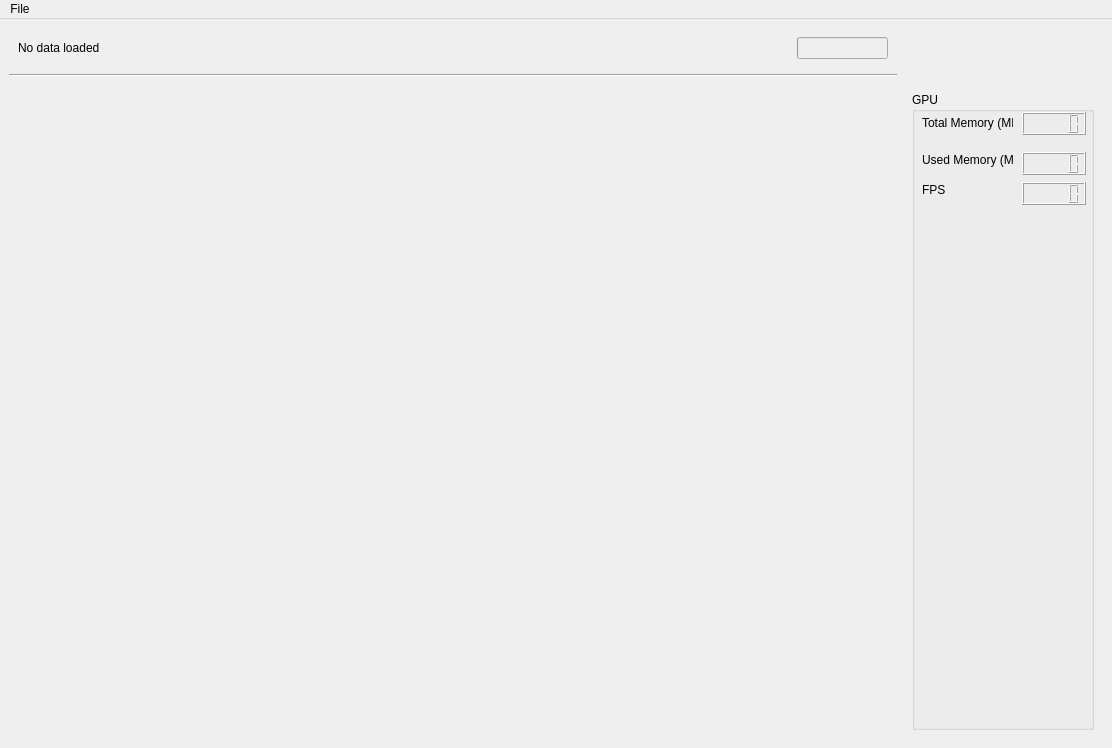
<?xml version="1.0" encoding="UTF-8"?>
<ui version="4.0">
 <class>MainWindow</class>
 <widget class="QMainWindow" name="MainWindow">
  <property name="geometry">
   <rect>
    <x>0</x>
    <y>0</y>
    <width>1112</width>
    <height>748</height>
   </rect>
  </property>
  <property name="sizePolicy">
   <sizepolicy hsizetype="Preferred" vsizetype="Preferred">
    <horstretch>0</horstretch>
    <verstretch>0</verstretch>
   </sizepolicy>
  </property>
  <property name="windowTitle">
   <string>Visualisierung 1</string>
  </property>
  <widget class="QWidget" name="centralwidget">
   <layout class="QGridLayout" name="gridLayout">
    <item row="0" column="0">
     <widget class="QWidget" name="controls" native="true">
      <property name="sizePolicy">
       <sizepolicy hsizetype="Expanding" vsizetype="Fixed">
        <horstretch>0</horstretch>
        <verstretch>0</verstretch>
       </sizepolicy>
      </property>
      <layout class="QGridLayout" name="gridLayout_2">
       <item row="2" column="1">
        <widget class="QProgressBar" name="progressBar">
         <property name="enabled">
          <bool>false</bool>
         </property>
         <property name="sizePolicy">
          <sizepolicy hsizetype="Fixed" vsizetype="Fixed">
           <horstretch>0</horstretch>
           <verstretch>0</verstretch>
          </sizepolicy>
         </property>
         <property name="maximum">
          <number>100</number>
         </property>
         <property name="value">
          <number>0</number>
         </property>
         <property name="textVisible">
          <bool>false</bool>
         </property>
        </widget>
       </item>
       <item row="2" column="0">
        <widget class="QLabel" name="labelTop">
         <property name="text">
          <string>No data loaded</string>
         </property>
        </widget>
       </item>
      </layout>
     </widget>
    </item>
    <item row="2" column="0">
     <layout class="QGridLayout" name="glLayout"/>
    </item>
    <item row="1" column="0">
     <widget class="Line" name="line">
      <property name="sizePolicy">
       <sizepolicy hsizetype="Expanding" vsizetype="Fixed">
        <horstretch>0</horstretch>
        <verstretch>0</verstretch>
       </sizepolicy>
      </property>
      <property name="orientation">
       <enum>Qt::Horizontal</enum>
      </property>
     </widget>
    </item>
    <item row="2" column="1">
     <widget class="QWidget" name="widget_2" native="true">
      <property name="sizePolicy">
       <sizepolicy hsizetype="Minimum" vsizetype="Minimum">
        <horstretch>0</horstretch>
        <verstretch>0</verstretch>
       </sizepolicy>
      </property>
      <property name="minimumSize">
       <size>
        <width>200</width>
        <height>0</height>
       </size>
      </property>
      <property name="maximumSize">
       <size>
        <width>200</width>
        <height>16777215</height>
       </size>
      </property>
      <layout class="QVBoxLayout" name="verticalLayout">
       <item>
        <widget class="QGroupBox" name="groupBox_5">
         <property name="title">
          <string>GPU</string>
         </property>
         <widget class="QLabel" name="label_9">
          <property name="geometry">
           <rect>
            <x>10</x>
            <y>60</y>
            <width>91</width>
            <height>16</height>
           </rect>
          </property>
          <property name="text">
           <string>Used Memory (MB)</string>
          </property>
         </widget>
         <widget class="QLCDNumber" name="usedMemLCD">
          <property name="geometry">
           <rect>
            <x>110</x>
            <y>60</y>
            <width>64</width>
            <height>23</height>
           </rect>
          </property>
         </widget>
         <widget class="QLabel" name="label_10">
          <property name="geometry">
           <rect>
            <x>10</x>
            <y>20</y>
            <width>51</width>
            <height>21</height>
           </rect>
          </property>
          <property name="text">
           <string/>
          </property>
         </widget>
         <widget class="QLabel" name="label_11">
          <property name="geometry">
           <rect>
            <x>10</x>
            <y>20</y>
            <width>91</width>
            <height>21</height>
           </rect>
          </property>
          <property name="text">
           <string>Total Memory (MB)</string>
          </property>
         </widget>
         <widget class="QLCDNumber" name="memSizeLCD">
          <property name="geometry">
           <rect>
            <x>110</x>
            <y>20</y>
            <width>64</width>
            <height>23</height>
           </rect>
          </property>
          <property name="segmentStyle">
           <enum>QLCDNumber::Filled</enum>
          </property>
         </widget>
         <widget class="QLCDNumber" name="fpsLCD">
          <property name="geometry">
           <rect>
            <x>110</x>
            <y>90</y>
            <width>64</width>
            <height>23</height>
           </rect>
          </property>
         </widget>
         <widget class="QLabel" name="label_12">
          <property name="geometry">
           <rect>
            <x>10</x>
            <y>90</y>
            <width>91</width>
            <height>16</height>
           </rect>
          </property>
          <property name="text">
           <string>FPS</string>
          </property>
         </widget>
        </widget>
       </item>
      </layout>
     </widget>
    </item>
   </layout>
  </widget>
  <widget class="QMenuBar" name="menubar">
   <property name="geometry">
    <rect>
     <x>0</x>
     <y>0</y>
     <width>1112</width>
     <height>21</height>
    </rect>
   </property>
   <widget class="QMenu" name="menuFile">
    <property name="title">
     <string>File</string>
    </property>
    <addaction name="actionOpen"/>
    <addaction name="separator"/>
    <addaction name="actionClose"/>
   </widget>
   <addaction name="menuFile"/>
  </widget>
  <action name="actionOpen">
   <property name="text">
    <string>Open ...</string>
   </property>
  </action>
  <action name="actionClose">
   <property name="text">
    <string>Close</string>
   </property>
  </action>
 </widget>
 <resources/>
 <connections/>
</ui>
